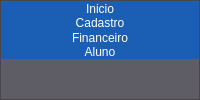
    <widget class="QFrame" name="frame_sidebar">
     <property name="styleSheet">
      <string notr="true">background-color: rgb(94, 92, 100);</string>
     </property>
     <property name="frameShape">
      <enum>QFrame::Shape::StyledPanel</enum>
     </property>
     <property name="frameShadow">
      <enum>QFrame::Shadow::Raised</enum>
     </property>
     <layout class="QGridLayout" name="gridLayout_4">
      <property name="leftMargin">
       <number>0</number>
      </property>
      <property name="topMargin">
       <number>0</number>
      </property>
      <property name="rightMargin">
       <number>0</number>
      </property>
      <property name="bottomMargin">
       <number>0</number>
      </property>
      <property name="spacing">
       <number>0</number>
      </property>
      <item row="0" column="0">
       <layout class="QGridLayout" name="sidebar_grid">
        <property name="sizeConstraint">
         <enum>QLayout::SizeConstraint::SetDefaultConstraint</enum>
        </property>
        <property name="leftMargin">
         <number>0</number>
        </property>
        <item row="0" column="0">
         <widget class="QPushButton" name="button_bar_inicio">
          <property name="sizePolicy">
           <sizepolicy hsizetype="Preferred" vsizetype="Expanding">
            <horstretch>0</horstretch>
            <verstretch>0</verstretch>
           </sizepolicy>
          </property>
          <property name="minimumSize">
           <size>
            <width>0</width>
            <height>0</height>
           </size>
          </property>
          <property name="maximumSize">
           <size>
            <width>500</width>
            <height>60</height>
           </size>
          </property>
          <property name="sizeIncrement">
           <size>
            <width>0</width>
            <height>0</height>
           </size>
          </property>
          <property name="styleSheet">
           <string notr="true">background-color: rgb(26, 95, 180);
border: none;
color: white;</string>
          </property>
          <property name="text">
           <string>Inicio</string>
          </property>
          <property name="checkable">
           <bool>false</bool>
          </property>
          <property name="checked">
           <bool>false</bool>
          </property>
          <property name="autoRepeat">
           <bool>false</bool>
          </property>
          <property name="autoExclusive">
           <bool>false</bool>
          </property>
          <property name="autoDefault">
           <bool>false</bool>
          </property>
          <property name="default">
           <bool>false</bool>
          </property>
          <property name="flat">
           <bool>false</bool>
          </property>
         </widget>
        </item>
        <item row="1" column="0">
         <widget class="QPushButton" name="button_bar_cadastrar">
          <property name="sizePolicy">
           <sizepolicy hsizetype="Preferred" vsizetype="Expanding">
            <horstretch>0</horstretch>
            <verstretch>0</verstretch>
           </sizepolicy>
          </property>
          <property name="minimumSize">
           <size>
            <width>0</width>
            <height>0</height>
           </size>
          </property>
          <property name="maximumSize">
           <size>
            <width>500</width>
            <height>60</height>
           </size>
          </property>
          <property name="sizeIncrement">
           <size>
            <width>0</width>
            <height>0</height>
           </size>
          </property>
          <property name="styleSheet">
           <string notr="true">background-color: rgb(26, 95, 180);
border: none;
color: white;</string>
          </property>
          <property name="text">
           <string>Cadastro</string>
          </property>
         </widget>
        </item>
        <item row="2" column="0">
         <widget class="QPushButton" name="button_bar_financeiro">
          <property name="sizePolicy">
           <sizepolicy hsizetype="Preferred" vsizetype="Expanding">
            <horstretch>0</horstretch>
            <verstretch>0</verstretch>
           </sizepolicy>
          </property>
          <property name="minimumSize">
           <size>
            <width>0</width>
            <height>0</height>
           </size>
          </property>
          <property name="maximumSize">
           <size>
            <width>500</width>
            <height>60</height>
           </size>
          </property>
          <property name="sizeIncrement">
           <size>
            <width>0</width>
            <height>0</height>
           </size>
          </property>
          <property name="styleSheet">
           <string notr="true">background-color: rgb(26, 95, 180);
border: none;
color: white;</string>
          </property>
          <property name="text">
           <string>Financeiro</string>
          </property>
         </widget>
        </item>
        <item row="3" column="0">
         <widget class="QPushButton" name="button_bar_aluno">
          <property name="sizePolicy">
           <sizepolicy hsizetype="Preferred" vsizetype="Expanding">
            <horstretch>0</horstretch>
            <verstretch>0</verstretch>
           </sizepolicy>
          </property>
          <property name="minimumSize">
           <size>
            <width>0</width>
            <height>0</height>
           </size>
          </property>
          <property name="maximumSize">
           <size>
            <width>500</width>
            <height>60</height>
           </size>
          </property>
          <property name="sizeIncrement">
           <size>
            <width>0</width>
            <height>0</height>
           </size>
          </property>
          <property name="styleSheet">
           <string notr="true">background-color: rgb(26, 95, 180);
border: none;
color: white;</string>
          </property>
          <property name="text">
           <string>Aluno</string>
          </property>
         </widget>
        </item>
        <item row="4" column="0">
         <spacer name="verticalSpacer">
          <property name="orientation">
           <enum>Qt::Orientation::Vertical</enum>
          </property>
          <property name="sizeHint" stdset="0">
           <size>
            <width>20</width>
            <height>40</height>
           </size>
          </property>
         </spacer>
        </item>
       </layout>
      </item>
     </layout>
    </widget>
